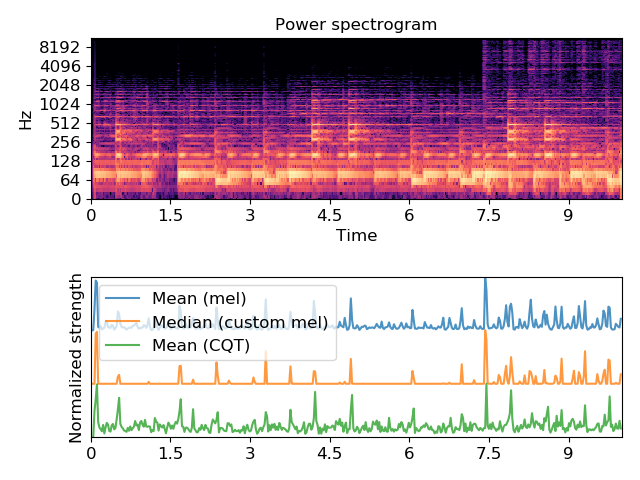

This chart was generated by the following Python code:
# First, load some audio and plot the spectrogram

import matplotlib.pyplot as plt
y, sr = librosa.load(librosa.util.example_audio_file(),
                     duration=10.0)
D = np.abs(librosa.stft(y))
times = librosa.times_like(D)
plt.figure()
ax1 = plt.subplot(2, 1, 1)
librosa.display.specshow(librosa.amplitude_to_db(D, ref=np.max),
                         y_axis='log', x_axis='time')
plt.title('Power spectrogram')

# Construct a standard onset function

onset_env = librosa.onset.onset_strength(y=y, sr=sr)
plt.subplot(2, 1, 2, sharex=ax1)
plt.plot(times, 2 + onset_env / onset_env.max(), alpha=0.8,
         label='Mean (mel)')

# Median aggregation, and custom mel options

onset_env = librosa.onset.onset_strength(y=y, sr=sr,
                                         aggregate=np.median,
                                         fmax=8000, n_mels=256)
plt.plot(times, 1 + onset_env / onset_env.max(), alpha=0.8,
         label='Median (custom mel)')

# Constant-Q spectrogram instead of Mel

C = np.abs(librosa.cqt(y=y, sr=sr))
onset_env = librosa.onset.onset_strength(sr=sr, S=librosa.amplitude_to_db(C, ref=np.max))
plt.plot(times, onset_env / onset_env.max(), alpha=0.8,
         label='Mean (CQT)')
plt.legend(frameon=True, framealpha=0.75)
plt.ylabel('Normalized strength')
plt.yticks([])
plt.axis('tight')
plt.tight_layout()
plt.show()
